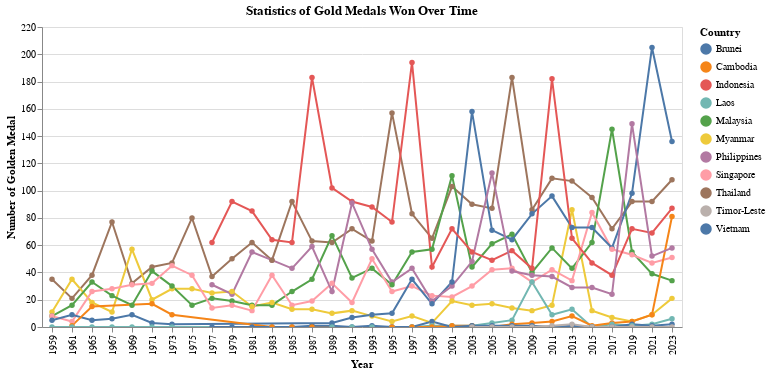

Write notebook code for a chart like this one.
### Markdown cell above
<a href="https://colab.research.google.com/github/ArmSanSut/ArmSanSut/blob/master/inarm_sansutnanont_assignment_2.ipynb" target="_parent"><img src="https://colab.research.google.com/assets/colab-badge.svg" alt="Open In Colab"/></a>

### Code cell
import pandas as pd
import altair as alt

alt.renderers.enable('colab')

# read data from .csv file
url = "https://gist.githubusercontent.com/puripant/857f1981667e8b42da2c72328ba94ead/raw/5eaa80f920849c53c0c3066bc2755bc53b1c3973/medals.csv"
data = pd.read_csv(url)

#convert string -> int
data['year'] = data['year'].astype(int)

chart = alt.Chart(data).mark_line(point=True).encode(
    x = alt.X('year:O', title = 'Year', axis = alt.Axis(format = 'd')),
    y = alt.Y('gold:Q', title = 'Number of Golden Medal'),
    color = alt.Color('name:N', title='Country'),
    tooltip = [
        alt.Tooltip('name:N', title = 'Country'),
        alt.Tooltip('year:O', title = 'Year'),
        alt.Tooltip('gold:Q', title = 'Gold Medals')
    ]
).properties(
    title = 'Statistics of Gold Medals Won Over Time'
).interactive()

chart.show()

### Figure 1 — Vega-Lite specification as saved in the notebook (floating-point values rounded to 4 significant figures; data arrays with more than 128 entries replaced by an {"elided": "..."} marker saying what was removed)
{"config": {"view": {"continuousWidth": 300, "continuousHeight": 300}}, "data": {"name": "data-72829f90f772c79750dcf9984641ba75"}, "mark": {"type": "line", "point": true}, "encoding": {"color": {"field": "name", "title": "Country", "type": "nominal"}, "tooltip": [{"field": "name", "title": "Country", "type": "nominal"}, {"field": "year", "title": "Year", "type": "ordinal"}, {"field": "gold", "title": "Gold Medals", "type": "quantitative"}], "x": {"axis": {"format": "d"}, "field": "year", "title": "Year", "type": "ordinal"}, "y": {"field": "gold", "title": "Number of Golden Medal", "type": "quantitative"}}, "params": [{"name": "param_10", "select": {"type": "interval", "encodings": ["x", "y"]}, "bind": "scales"}], "title": "Statistics of Gold Medals Won Over Time", "$schema": "https://vega.github.io/schema/vega-lite/v5.20.1.json", "datasets": {"data-72829f90f772c79750dcf9984641ba75": {"elided": "283 records"}}}
